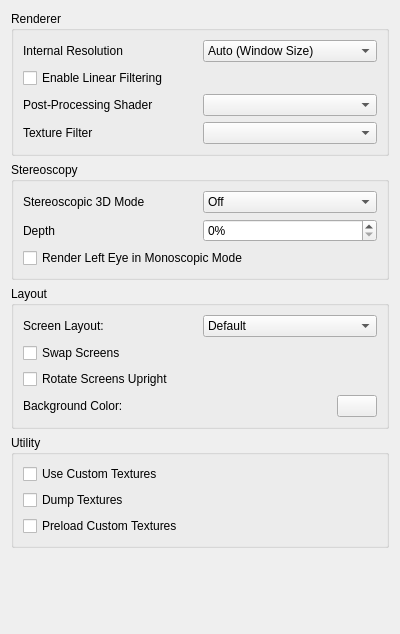
<?xml version="1.0" encoding="UTF-8"?>
<ui version="4.0">
 <class>ConfigureEnhancements</class>
 <widget class="QWidget" name="ConfigureEnhancements">
  <property name="geometry">
   <rect>
    <x>0</x>
    <y>0</y>
    <width>400</width>
    <height>634</height>
   </rect>
  </property>
  <property name="minimumSize">
   <size>
    <width>0</width>
    <height>0</height>
   </size>
  </property>
  <property name="windowTitle">
   <string>Form</string>
  </property>
  <layout class="QVBoxLayout" name="verticalLayout">
   <item>
    <widget class="QGroupBox" name="rendererBox">
     <property name="title">
      <string>Renderer</string>
     </property>
     <layout class="QVBoxLayout" name="verticalLayout_6">
      <item>
       <layout class="QHBoxLayout" name="horizontalLayout">
        <item>
         <widget class="QLabel" name="label">
          <property name="text">
           <string>Internal Resolution</string>
          </property>
         </widget>
        </item>
        <item>
         <widget class="QComboBox" name="resolution_factor_combobox">
          <item>
           <property name="text">
            <string>Auto (Window Size)</string>
           </property>
          </item>
          <item>
           <property name="text">
            <string>Native (400x240)</string>
           </property>
          </item>
          <item>
           <property name="text">
            <string>2x Native (800x480)</string>
           </property>
          </item>
          <item>
           <property name="text">
            <string>3x Native (1200x720)</string>
           </property>
          </item>
          <item>
           <property name="text">
            <string>4x Native (1600x960)</string>
           </property>
          </item>
          <item>
           <property name="text">
            <string>5x Native (2000x1200)</string>
           </property>
          </item>
          <item>
           <property name="text">
            <string>6x Native (2400x1440)</string>
           </property>
          </item>
          <item>
           <property name="text">
            <string>7x Native (2800x1680)</string>
           </property>
          </item>
          <item>
           <property name="text">
            <string>8x Native (3200x1920)</string>
           </property>
          </item>
          <item>
           <property name="text">
            <string>9x Native (3600x2160)</string>
           </property>
          </item>
          <item>
           <property name="text">
            <string>10x Native (4000x2400)</string>
           </property>
          </item>
         </widget>
        </item>
       </layout>
      </item>
      <item>
       <widget class="QCheckBox" name="toggle_linear_filter">
        <property name="text">
         <string>Enable Linear Filtering</string>
        </property>
       </widget>
      </item>
      <item>
       <layout class="QHBoxLayout" name="horizontalLayout_11">
        <item>
         <widget class="QLabel" name="label_2">
          <property name="text">
           <string>Post-Processing Shader</string>
          </property>
         </widget>
        </item>
        <item>
         <widget class="QComboBox" name="shader_combobox"/>
        </item>
       </layout>
      </item>
      <item>
       <layout class="QHBoxLayout" name="horizontalLayout_3">
        <item>
         <widget class="QLabel" name="label_5">
          <property name="text">
           <string>Texture Filter</string>
          </property>
         </widget>
        </item>
        <item>
         <widget class="QComboBox" name="texture_filter_combobox"/>
        </item>
       </layout>
      </item>
     </layout>
    </widget>
   </item>
   <item>
    <widget class="QGroupBox" name="groupBox">
     <property name="title">
      <string>Stereoscopy</string>
     </property>
     <layout class="QVBoxLayout" name="verticalLayout_4">
      <item>
       <layout class="QHBoxLayout" name="horizontalLayout_5">
        <item>
         <widget class="QLabel" name="label_4">
          <property name="text">
           <string>Stereoscopic 3D Mode</string>
          </property>
         </widget>
        </item>
        <item>
         <widget class="QComboBox" name="render_3d_combobox">
          <item>
           <property name="text">
            <string>Off</string>
           </property>
          </item>
          <item>
           <property name="text">
            <string>Side by Side</string>
           </property>
          </item>
          <item>
           <property name="text">
            <string>Anaglyph</string>
           </property>
          </item>
          <item>
           <property name="text">
            <string>Interlaced</string>
           </property>
          </item>
          <item>
           <property name="text">
            <string>Reverse Interlaced</string>
           </property>
          </item>
         </widget>
        </item>
       </layout>
      </item>
      <item>
       <layout class="QHBoxLayout" name="horizontalLayout_7">
        <item>
         <widget class="QLabel" name="label_3">
          <property name="text">
           <string>Depth</string>
          </property>
         </widget>
        </item>
        <item>
         <widget class="QSpinBox" name="factor_3d">
          <property name="suffix">
           <string>%</string>
          </property>
          <property name="minimum">
           <number>0</number>
          </property>
          <property name="maximum">
           <number>100</number>
          </property>
          <property name="value">
           <number>0</number>
          </property>
         </widget>
        </item>
       </layout>
      </item>
       <item>
         <layout class="QHBoxLayout" name="horizontalLayout_9">
           <item>
           <widget class="QCheckBox" name="mono_render_left_eye">
             <property name="toolTip">
               <string>&lt;html&gt;&lt;head/&gt;&lt;body&gt;&lt;p&gt;If false, right eye will be used. Useful if using ReShade&lt;/p&gt;&lt;/body&gt;&lt;/html&gt;</string>
             </property>
             <property name="text">
               <string>Render Left Eye in Monoscopic Mode</string>
             </property>
           </widget>
           </item>
         </layout>
       </item>
     </layout>
    </widget>
   </item>
   <item>
    <widget class="QGroupBox" name="layoutBox">
     <property name="title">
      <string>Layout</string>
     </property>
     <layout class="QVBoxLayout" name="verticalLayout_3">
      <item>
       <layout class="QHBoxLayout" name="horizontalLayout_4">
        <item>
         <widget class="QLabel" name="label1">
          <property name="text">
           <string>Screen Layout:</string>
          </property>
         </widget>
        </item>
        <item>
         <widget class="QComboBox" name="layout_combobox">
          <item>
           <property name="text">
            <string>Default</string>
           </property>
          </item>
          <item>
           <property name="text">
            <string>Single Screen</string>
           </property>
          </item>
          <item>
           <property name="text">
            <string>Large Screen</string>
           </property>
          </item>
          <item>
           <property name="text">
            <string>Side by Side</string>
           </property>
          </item>
          <item>
           <property name="text">
            <string>Separate Windows</string>
           </property>
          </item>
         </widget>
        </item>
       </layout>
      </item>
      <item>
       <widget class="QCheckBox" name="swap_screen">
        <property name="text">
         <string>Swap Screens</string>
        </property>
       </widget>
      </item>
      <item>
       <widget class="QCheckBox" name="upright_screen">
        <property name="text">
         <string>Rotate Screens Upright</string>
        </property>
       </widget>
      </item>
      <item>
       <layout class="QHBoxLayout" name="horizontalLayout_6">
        <item>
         <widget class="QLabel" name="bg_label">
          <property name="text">
           <string>Background Color:</string>
          </property>
         </widget>
        </item>
        <item>
         <widget class="QPushButton" name="bg_button">
          <property name="maximumSize">
           <size>
            <width>40</width>
            <height>16777215</height>
           </size>
          </property>
         </widget>
        </item>
       </layout>
      </item>
     </layout>
    </widget>
   </item>
   <item>
    <widget class="QGroupBox" name="utilityBox">
     <property name="title">
      <string>Utility</string>
     </property>
     <layout class="QVBoxLayout" name="verticalLayout_8">
      <item>
       <widget class="QCheckBox" name="toggle_custom_textures">
        <property name="toolTip">
         <string>&lt;html&gt;&lt;head/&gt;&lt;body&gt;&lt;p&gt;Replace textures with PNG files.&lt;/p&gt;&lt;p&gt;Textures are loaded from load/textures/[Title ID]/.&lt;/p&gt;&lt;/body&gt;&lt;/html&gt;</string>
        </property>
        <property name="text">
         <string>Use Custom Textures</string>
        </property>
       </widget>
      </item>
      <item>
       <widget class="QCheckBox" name="toggle_dump_textures">
        <property name="toolTip">
         <string>&lt;html&gt;&lt;head/&gt;&lt;body&gt;&lt;p&gt;Dump textures to PNG files.&lt;/p&gt;&lt;p&gt;Textures are dumped to dump/textures/[Title ID]/.&lt;/p&gt;&lt;/body&gt;&lt;/html&gt;</string>
        </property>
        <property name="text">
         <string>Dump Textures</string>
        </property>
       </widget>
      </item>
      <item>
       <widget class="QCheckBox" name="toggle_preload_textures">
        <property name="toolTip">
         <string>&lt;html&gt;&lt;head/&gt;&lt;body&gt;&lt;p&gt;Load all custom textures into memory on boot, instead of loading them when the game requires them.&lt;/p&gt;&lt;/body&gt;&lt;/html&gt;</string>
        </property>
        <property name="text">
         <string>Preload Custom Textures</string>
        </property>
       </widget>
      </item>
     </layout>
    </widget>
   </item>
   <item>
    <spacer name="verticalSpacer">
     <property name="orientation">
      <enum>Qt::Vertical</enum>
     </property>
     <property name="sizeHint" stdset="0">
      <size>
       <width>20</width>
       <height>165</height>
      </size>
     </property>
    </spacer>
   </item>
  </layout>
 </widget>
 <tabstops>
  <tabstop>resolution_factor_combobox</tabstop>
  <tabstop>toggle_linear_filter</tabstop>
  <tabstop>shader_combobox</tabstop>
  <tabstop>texture_filter_combobox</tabstop>
  <tabstop>render_3d_combobox</tabstop>
  <tabstop>factor_3d</tabstop>
  <tabstop>mono_render_left_eye</tabstop>
  <tabstop>layout_combobox</tabstop>
  <tabstop>swap_screen</tabstop>
  <tabstop>upright_screen</tabstop>
  <tabstop>bg_button</tabstop>
  <tabstop>toggle_custom_textures</tabstop>
  <tabstop>toggle_dump_textures</tabstop>
  <tabstop>toggle_preload_textures</tabstop>
 </tabstops>
 <resources/>
 <connections/>
</ui>
